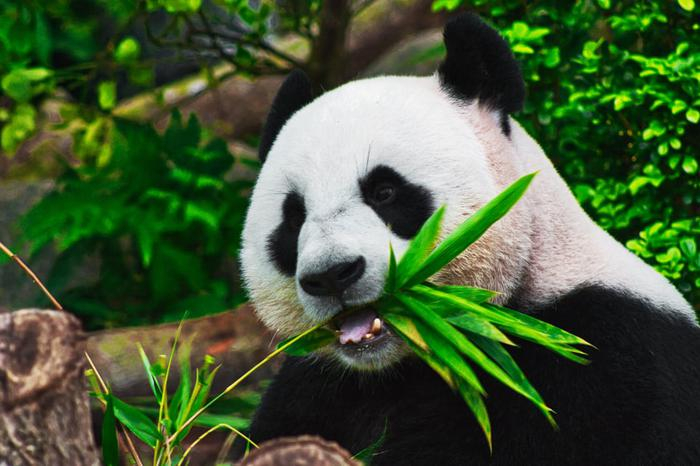
#> input picture other_tasks/ml-dl-computer-vision-journey/5_image_with_deep_learning/img/img1.png, 700 x 466 px
$ python 1_image_differences.py   (older library calls are emulated)
#> lines starting #> are read from the running program, lines starting #| are printed output that depends on the picture; after the words box and inside, x2 and y2 are one past the last pixel; in counts of white or black regions, pixels touching at a corner belong together; long printed decimals are rounded
import argparse
import imutils
import cv2
# should go through this research paper.
from skimage.metrics import structural_similarity as compare_ssim


ap = argparse.ArgumentParser()

imageA = cv2.imread('./img/img1.png')
#> imageA is the input picture: shape (466, 700, 3); mean B, G, R 54.7, 89.4, 68.8
imageB = cv2.imread('./img/img2.png')
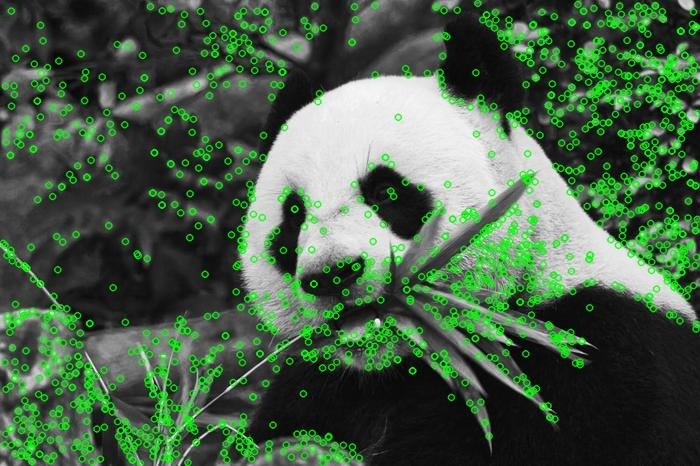
#> input picture other_tasks/ml-dl-computer-vision-journey/5_image_with_deep_learning/img/img2.png, 700 x 466 px
#> imageB is the input picture: shape (466, 700, 3); mean B, G, R 70.3, 95.2, 70.3

grayA = cv2.cvtColor(imageA, cv2.COLOR_BGR2GRAY)
grayB = cv2.cvtColor(imageB, cv2.COLOR_BGR2GRAY)
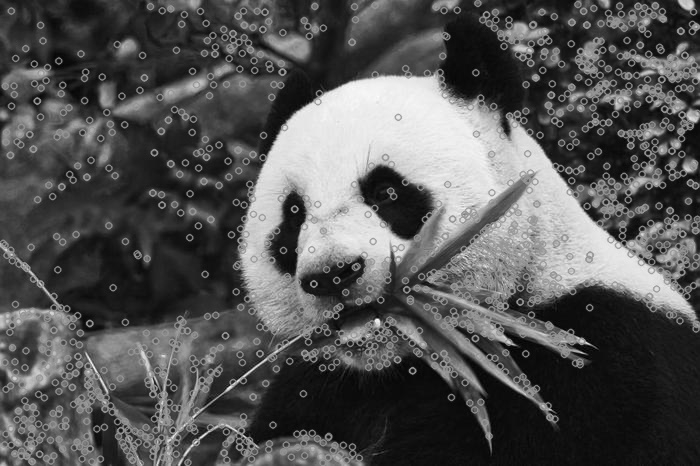
#> grayB: shape (466, 700); min 0, max 255, mean 84.9

# find the structural similarity index SSIM between the two.
# images, ensuring that different image is required
# Score range between [-1, 1] for perfection.
(score, diff) = compare_ssim(grayA, grayB, full=True)
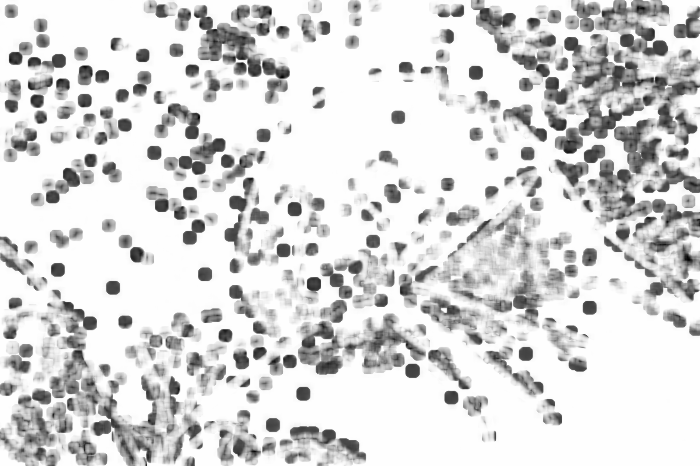
#> diff: shape (466, 700) float64; min -0.348, max 1, mean 0.792; drawn with min black and max white
#> score = 0.79
diff = (diff * 255).astype("uint8")
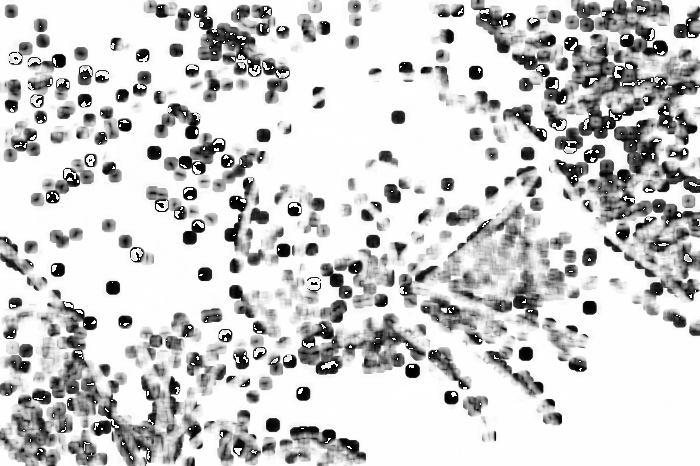
#> diff: shape (466, 700); min 0, max 255, mean 205.2
print(f"SSIM: {score}")
#| SSIM: 0.7896

# threshold the difference image, followed by finding contours to
# get the regions of the two input images that differ.
thresh = cv2.threshold(diff, 0, 255,
	cv2.THRESH_BINARY_INV | cv2.THRESH_OTSU)[1]
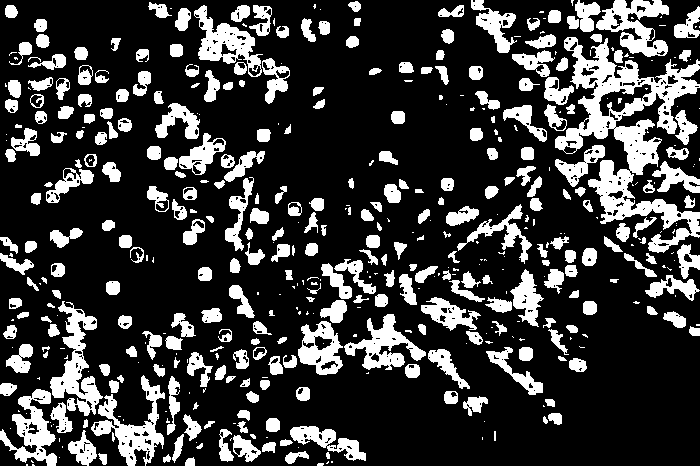
#> thresh: shape (466, 700); 22.9% white; 480 white regions (182 under 20 px)
cnts = cv2.findContours(thresh.copy(), cv2.RETR_EXTERNAL,
	cv2.CHAIN_APPROX_SIMPLE)
#> cnts = 475 contours, 205 with area under 20; largest, box (x1, y1, x2, y2) and area: (555, 37, 700, 253) 10566, (50, 301, 103, 416) 2258, (91, 375, 165, 466) 2122, (596, 0, 669, 57) 2028, (194, 5, 263, 77) 1981
cnts = imutils.grab_contours(cnts)

for c in cnts:
    # compute the bounding box of the contour and then draw the
    # bounding box on both input images to represent where the two
    # images differ.
    (x, y, w, h) = cv2.boundingRect(c)
    cv2.rectangle(imageA, (x, y), (x + w, y + h), (0, 0, 255), 2)
    cv2.rectangle(imageB, (x, y), (x + w, y + h), (0, 0, 255), 2)
#> this loop made 475 passes
#> (x, y, w, h) on passes 3, 7, 8: (317, 463, 7, 3), (185, 457, 10, 9), (59, 457, 1, 1)
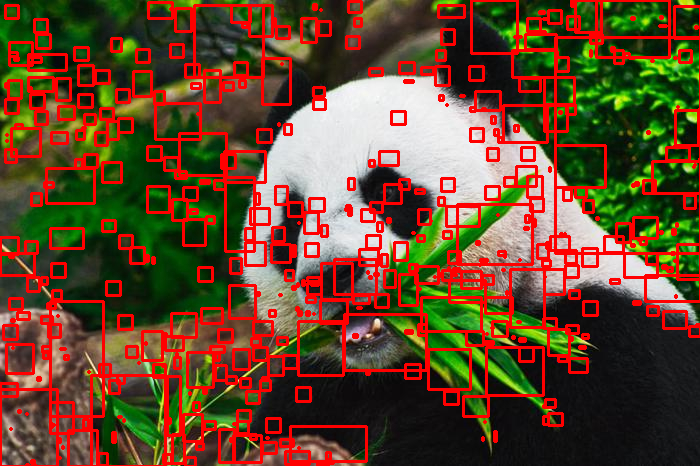
#> imageA: shape (466, 700, 3); 18.62% of pixels changed, all inside (x1, y1, x2, y2) = (0, 0, 700, 466)
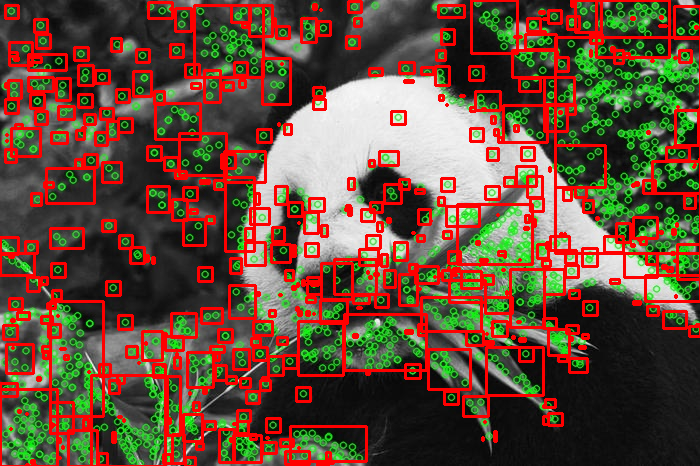
#> imageB: shape (466, 700, 3); 18.62% of pixels changed, all inside (x1, y1, x2, y2) = (0, 0, 700, 466)


cv2.imshow("Original", imageA)
cv2.imshow('Modified', imageB)
cv2.imshow("Diff", diff)
cv2.imshow("Threshold",thresh)
cv2.waitKey(0)
